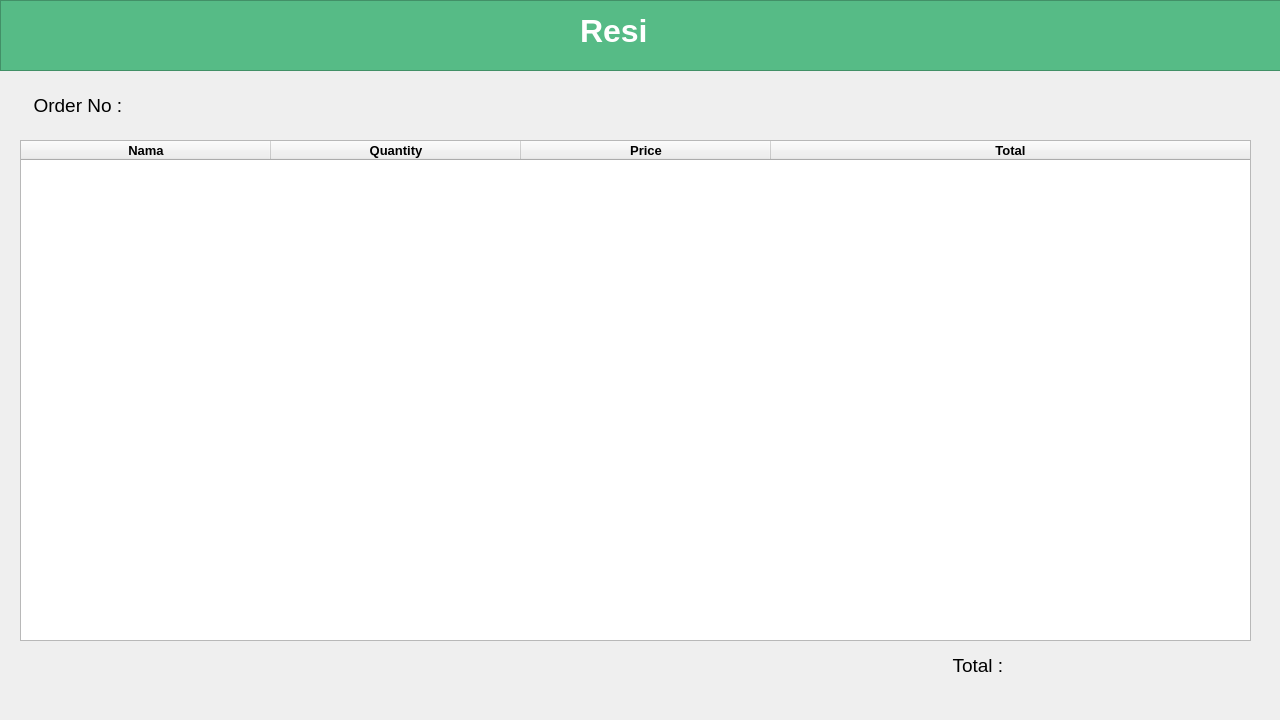
<?xml version="1.0" encoding="UTF-8"?>
<ui version="4.0">
 <class>Form</class>
 <widget class="QWidget" name="Form">
  <property name="geometry">
   <rect>
    <x>0</x>
    <y>0</y>
    <width>1280</width>
    <height>720</height>
   </rect>
  </property>
  <property name="windowTitle">
   <string>Form</string>
  </property>
  <widget class="QLabel" name="label1">
   <property name="geometry">
    <rect>
     <x>900</x>
     <y>650</y>
     <width>161</width>
     <height>31</height>
    </rect>
   </property>
   <property name="font">
    <font>
     <pointsize>14</pointsize>
    </font>
   </property>
   <property name="frameShape">
    <enum>QFrame::NoFrame</enum>
   </property>
   <property name="text">
    <string>Total : </string>
   </property>
   <property name="alignment">
    <set>Qt::AlignCenter</set>
   </property>
  </widget>
  <widget class="QLabel" name="labelTotal">
   <property name="geometry">
    <rect>
     <x>1020</x>
     <y>650</y>
     <width>221</width>
     <height>31</height>
    </rect>
   </property>
   <property name="font">
    <font>
     <pointsize>14</pointsize>
    </font>
   </property>
   <property name="frameShape">
    <enum>QFrame::NoFrame</enum>
   </property>
   <property name="text">
    <string/>
   </property>
  </widget>
  <widget class="QTableWidget" name="tableWidget">
   <property name="geometry">
    <rect>
     <x>20</x>
     <y>140</y>
     <width>1231</width>
     <height>501</height>
    </rect>
   </property>
   <property name="font">
    <font>
     <pointsize>10</pointsize>
     <bold>true</bold>
    </font>
   </property>
   <property name="frameShape">
    <enum>QFrame::StyledPanel</enum>
   </property>
   <property name="frameShadow">
    <enum>QFrame::Sunken</enum>
   </property>
   <property name="showGrid">
    <bool>false</bool>
   </property>
   <property name="cornerButtonEnabled">
    <bool>true</bool>
   </property>
   <attribute name="horizontalHeaderVisible">
    <bool>true</bool>
   </attribute>
   <attribute name="horizontalHeaderDefaultSectionSize">
    <number>250</number>
   </attribute>
   <attribute name="horizontalHeaderShowSortIndicator" stdset="0">
    <bool>false</bool>
   </attribute>
   <attribute name="horizontalHeaderStretchLastSection">
    <bool>true</bool>
   </attribute>
   <attribute name="verticalHeaderVisible">
    <bool>false</bool>
   </attribute>
   <attribute name="verticalHeaderDefaultSectionSize">
    <number>45</number>
   </attribute>
   <column>
    <property name="text">
     <string>Nama</string>
    </property>
   </column>
   <column>
    <property name="text">
     <string>Quantity</string>
    </property>
   </column>
   <column>
    <property name="text">
     <string>Price</string>
    </property>
   </column>
   <column>
    <property name="text">
     <string>Total</string>
    </property>
   </column>
  </widget>
  <widget class="QLabel" name="label1_2">
   <property name="geometry">
    <rect>
     <x>0</x>
     <y>90</y>
     <width>161</width>
     <height>31</height>
    </rect>
   </property>
   <property name="font">
    <font>
     <pointsize>14</pointsize>
    </font>
   </property>
   <property name="frameShape">
    <enum>QFrame::NoFrame</enum>
   </property>
   <property name="text">
    <string>Order No : </string>
   </property>
   <property name="alignment">
    <set>Qt::AlignCenter</set>
   </property>
  </widget>
  <widget class="QLabel" name="labelID">
   <property name="geometry">
    <rect>
     <x>130</x>
     <y>90</y>
     <width>161</width>
     <height>31</height>
    </rect>
   </property>
   <property name="font">
    <font>
     <pointsize>14</pointsize>
    </font>
   </property>
   <property name="frameShape">
    <enum>QFrame::NoFrame</enum>
   </property>
   <property name="frameShadow">
    <enum>QFrame::Plain</enum>
   </property>
   <property name="text">
    <string/>
   </property>
   <property name="alignment">
    <set>Qt::AlignLeading|Qt::AlignLeft|Qt::AlignVCenter</set>
   </property>
  </widget>
  <widget class="QFrame" name="frame">
   <property name="geometry">
    <rect>
     <x>0</x>
     <y>0</y>
     <width>1281</width>
     <height>71</height>
    </rect>
   </property>
   <property name="styleSheet">
    <string notr="true">QFrame#frame {
	background-color: rgb(86, 187, 134);
}</string>
   </property>
   <property name="frameShape">
    <enum>QFrame::StyledPanel</enum>
   </property>
   <property name="frameShadow">
    <enum>QFrame::Raised</enum>
   </property>
   <widget class="QLabel" name="resi">
    <property name="geometry">
     <rect>
      <x>580</x>
      <y>10</y>
      <width>101</width>
      <height>41</height>
     </rect>
    </property>
    <property name="styleSheet">
     <string notr="true">QLabel#resi {
    font:32px;
	font-weight: bold;
	color:#fff;
}</string>
    </property>
    <property name="text">
     <string>Resi</string>
    </property>
   </widget>
  </widget>
  <zorder>frame</zorder>
  <zorder>label1</zorder>
  <zorder>labelTotal</zorder>
  <zorder>tableWidget</zorder>
  <zorder>label1_2</zorder>
  <zorder>labelID</zorder>
 </widget>
 <resources/>
 <connections/>
</ui>
